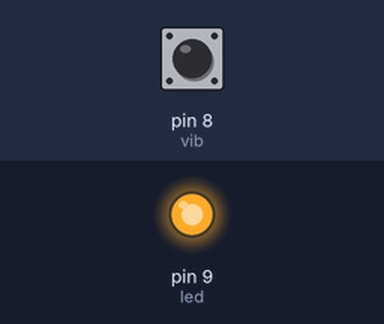
The sketch below on a simulated Arduino Uno, built with avr-gcc and run on an emulated ATmega328P. Parts: output pins drawn as LEDs (lit = HIGH). The inputs (shaded band) are chosen by the test bench; at power-on: pin 8 (vib) HIGH.

Above: at 0.1 s.
At 1.6 s:
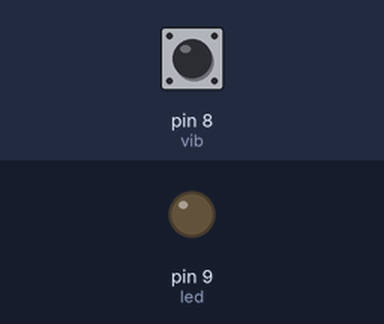
Timing chart, 0 to 3.1 s (numbered marks = the images above):
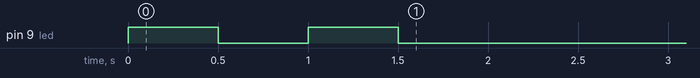

The sketch:

vibrator_check_led.ino
```cpp
int vib = 8;
int led = 9;

void setup() {
  // put your setup code here, to run once:

  pinMode(led, OUTPUT);
  pinMode(vib, INPUT);

  digitalWrite(led, HIGH);
  delay(500);
  digitalWrite(led, LOW);
  delay(500);
  digitalWrite(led, HIGH);
  delay(500);
  digitalWrite(led, LOW);
  delay(500);


}

void loop() {
  // put your main code here, to run repeatedly:

  if (digitalRead(vib) == LOW)
  {
    digitalWrite(led, HIGH);
    delay(4000);

  } else
  {
    digitalWrite(led, LOW);

  }

}
```
